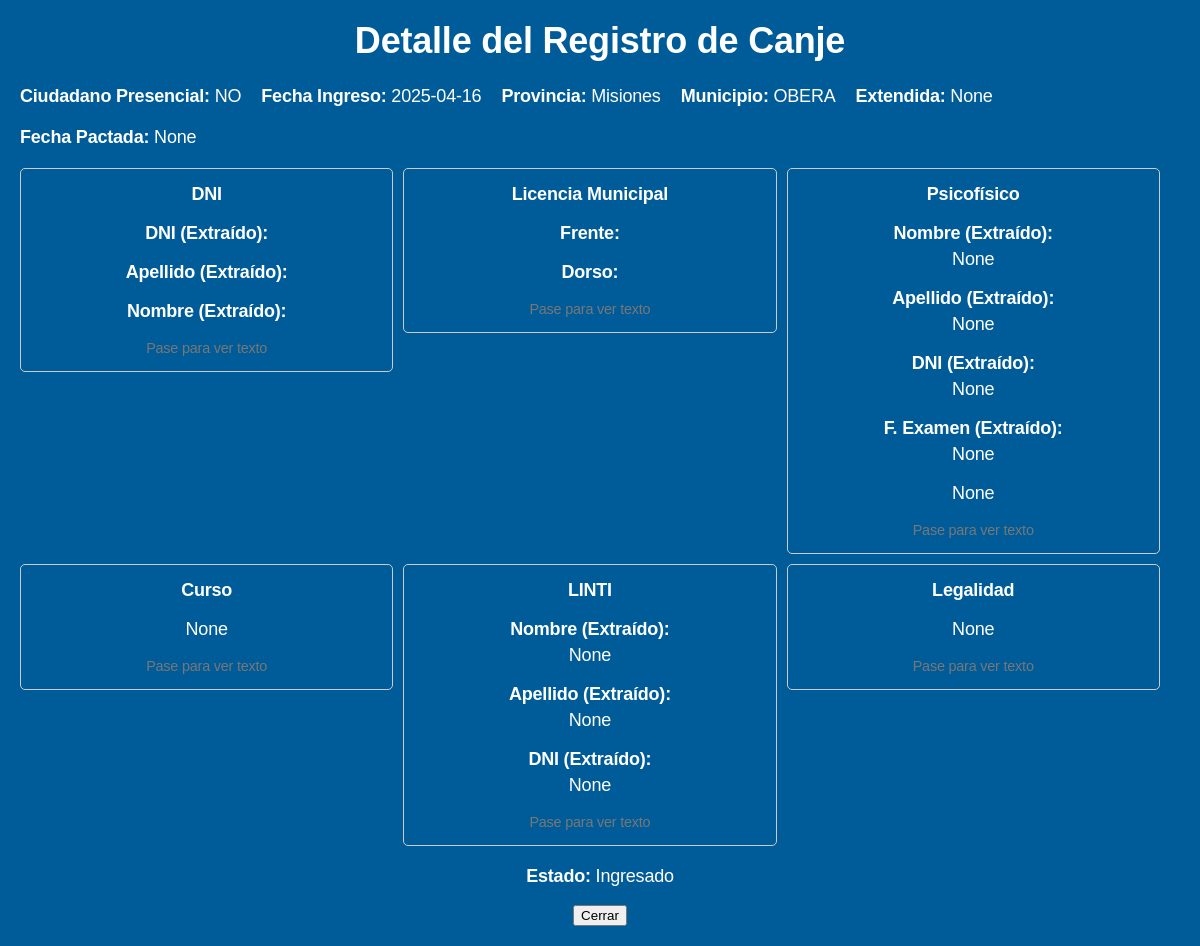
The app's page /canje/detalle/9 with its own data.
### canje/canje_modelos.py (models this page shows, shortened)
class Canje(db.Model):
    __tablename__ = 'DatosDeCanje'
    id = db.Column(db.Integer, primary_key=True, autoincrement=True)
    codigo_transaccion = db.Column(db.String(50), unique=True, nullable=False)
    fecha_hora = db.Column(db.TIMESTAMP, default=db.func.current_timestamp())
    ciudadano_presente = db.Column(db.Boolean)
    provincia_id = db.Column(db.Integer, db.ForeignKey('provincias.id'))
    municipio_id = db.Column(db.Integer, db.ForeignKey('municipios.id'))
    nombre_ciudadano = db.Column(db.String(100))
    apellido_ciudadano = db.Column(db.String(100))
    documento_frente_dni = db.Column(db.String(255))
    documento_dorso_dni = db.Column(db.String(255))
    documento_licencia_municipal_frente = db.Column(db.String(255))
    documento_licencia_municipal_dorso = db.Column(db.String(255))
    documento_psicofisico = db.Column(db.String(255))
    documento_certificado_curso = db.Column(db.String(255))
    documento_licencia_linti = db.Column(db.String(255))
    documento_certificado_legalidad = db.Column(db.String(255))
    datos_dni_dorso = db.Column(db.JSON)
    provincia = db.relationship('Provincias', backref=db.backref('canjes', lazy=True))
    municipio = db.relationship('Municipios', backref=db.backref('canjes', lazy=True))

class Provincia(db.Model):
    __tablename__ = 'provincias'
    id = db.Column(db.Integer, primary_key=True, autoincrement=True)
    nombre = db.Column(db.String(100), unique=True, nullable=False)
    municipios = db.relationship('Municipio', backref='provincia', lazy=True)
    canjes = db.relationship('Canje', backref='provincia', lazy=True)

class Municipio(db.Model):
    __tablename__ = 'municipios'
    id = db.Column(db.Integer, primary_key=True, autoincrement=True)
    nombre = db.Column(db.String(100), nullable=False)
    provincia_id = db.Column(db.Integer, db.ForeignKey('provincias.id'), nullable=False)
    canjes = db.relationship('Canje', backref='municipio', lazy=True)

### canje/canje_app.py (the view)
@canje_bp.route('/detalle/<int:id>')
def ver_detalle(id):
    conn = get_db()
    cursor = conn.cursor()
    query = """
        SELECT
            dc.*,
            p.nombre AS nombre_provincia,
            m.nombre AS nombre_municipio
        FROM
            DatosDeCanje dc
        LEFT JOIN
            provincias p ON dc.provincia_id = p.id
        LEFT JOIN
            municipios m ON dc.municipio_id = m.id
        WHERE dc.id = ?
    """
    cursor.execute(query, (id,))
    registro = cursor.fetchone()
    close_db(conn)
    if registro:
        return render_template('detalle_canje.html', registro=dict(registro))
    else:
        return "Registro no encontrado", 404

### canje/adm_db.py (called while the page is built)
def get_db():
    conn = sqlite3.connect(DATABASE)
    conn.row_factory = sqlite3.Row  # Para acceder a las columnas por nombre
    return conn

### templates/detalle_canje.html (shortened to what this page needs)
<head>
    <link rel="stylesheet" type="text/css" href="{{ url_for('static', filename='css/canje.css') }}">
    <link rel="stylesheet" type="text/css" href="{{ url_for('static', filename='css/detalle_ver.css') }}">
    <link rel="stylesheet" href="https://cdn.jsdelivr.net/npm/sweetalert2@11.11.9/dist/sweetalert2.min.css">
</head>
{% block content %}
    <h1>Detalle del Registro de Canje</h1>
    {% if registro %}
        <div style="display: flex; flex-direction: row; gap: 20px; margin-bottom: 20px;">
            <div><strong>Ciudadano Presencial:</strong> {{ registro.ciudadano_presencial }}</div>
            <div><strong>Fecha Ingreso:</strong> {{ registro.fecha_ingreso }}</div>
            <div><strong>Provincia:</strong> {{ registro.nombre_provincia }}</div>
            <div><strong>Municipio:</strong> {{ registro.nombre_municipio }}</div>
            <div><strong>Extendida:</strong> {{ registro.solicita_licencia_extendida }}</div>
        </div>
        <div style="display: flex; flex-direction: row; gap: 20px; margin-bottom: 20px;">
            <div><strong>Fecha Pactada:</strong> {{ registro.fecha_no_presencial }}</div>
        </div>
        <div class="document-buttons-container">
            <div class="document-box-container">
                <div class="document-box">
                    <strong>DNI</strong>
                    <p><strong>DNI (Extraído):</strong> {{ registro.dni }}</p>
                    <p><strong>Apellido (Extraído):</strong> {{ registro.apellido }}</p>
                    <p><strong>Nombre (Extraído):</strong> {{ registro.nombre }}</p>
                    <div class="document-legend">Pase para ver texto</div>
                </div>
            </div>
            <div class="document-box-container">
                <div class="document-box">
                    <strong>Licencia Municipal</strong>
                    <p><strong>Frente:</strong> {{ registro.licencia_municipal_frente_data }}</p>
                    <p><strong>Dorso:</strong> {{ registro.licencia_municipal_dorso_data }}</p>
                    <div class="document-legend">Pase para ver texto</div>
                </div>
            </div>
            <div class="document-box-container">
                <div class="document-box">
                    <strong>Psicofísico</strong>
                    <p><strong>Nombre (Extraído):</strong> {{ registro.psicofisico_nombre }}</p>
                    <p><strong>Apellido (Extraído):</strong> {{ registro.psicofisico_apellido }}</p>
                    <p><strong>DNI (Extraído):</strong> {{ registro.psicofisico_dni }}</p>
                    <p><strong>F. Examen (Extraído):</strong> {{ registro.psicofisico_f_examen }}</p>
                    <p>{{ registro.psicofisico_imagen }}</p>
                    <div class="document-legend">Pase para ver texto</div>
                </div>
            </div>
            <div class="document-box-container">
                <div class="document-box">
                    <strong>Curso</strong>
                    <p>{{ registro.curso_imagen }}</p>
                    <div class="document-legend">Pase para ver texto</div>
                </div>
            </div>
            <div class="document-box-container">
                <div class="document-box">
                    <strong>LINTI</strong>
                    <p><strong>Nombre (Extraído):</strong> {{ registro.linti_nombre }}</p>
                    <p><strong>Apellido (Extraído):</strong> {{ registro.linti_apellido }}</p>
                    <p><strong>DNI (Extraído):</strong> {{ registro.linti_dni }}</p>
                    <div class="document-legend">Pase para ver texto</div>
                </div>
            </div>
            <div class="document-box-container">
                <div class="document-box">
                    <strong>Legalidad</strong>
                    <p>{{ registro.legalidad_imagen }}</p>
                    <div class="document-legend">Pase para ver texto</div>
                </div>
            </div>
        </div>
        <div style="margin-top: 20px;">
            <p><strong>Estado:</strong> {{ registro.estado }}</p>
            <button onclick="window.close()">Cerrar</button>
        </div>
    {% else %}
        <p>Registro no encontrado.</p>
    {% endif %}
{% endblock %}

### static/css/detalle_ver.css (style rules this page uses)
.document-buttons-container { display: flex; flex-direction: row; flex-wrap: wrap; gap: 10px; margin-bottom: 20px; }
.document-box { border: 1px solid #ccc; padding: 10px; width: calc(33.33% - 10px - (20px / 3)); min-width: 150px; box-sizing: border-box; text-align: left; }
.document-box strong { display: block; margin-bottom: 5px; }
.document-box-container { display: flex; flex-direction: column; align-items: center; position: relative; flex-basis: calc(33.33% - 40px / 3); }
.document-box { border: 1px solid #ccc; padding: 15px; border-radius: 5px; text-align: center; min-width: 200px; cursor: help; width: 100%; }
.document-legend { margin-top: 5px; font-size: 0.8em; color: #777; }

### records on screen
Canje: ciudadano_presencial "NO", fecha_ingreso "2025-04-16", estado "Ingresado"
Provincia: nombre_provincia "Misiones"
Municipio: nombre_municipio "OBERA"

### other values on screen
{{ registro.solicita_licencia_extendida }} "None"
{{ registro.fecha_no_presencial }} "None"
{{ registro.psicofisico_nombre }} "None"
{{ registro.psicofisico_apellido }} "None"
{{ registro.psicofisico_dni }} "None"
{{ registro.psicofisico_f_examen }} "None"
{{ registro.psicofisico_imagen }} "None"
{{ registro.curso_imagen }} "None"
{{ registro.linti_nombre }} "None"
{{ registro.linti_apellido }} "None"
{{ registro.linti_dni }} "None"
{{ registro.legalidad_imagen }} "None"
